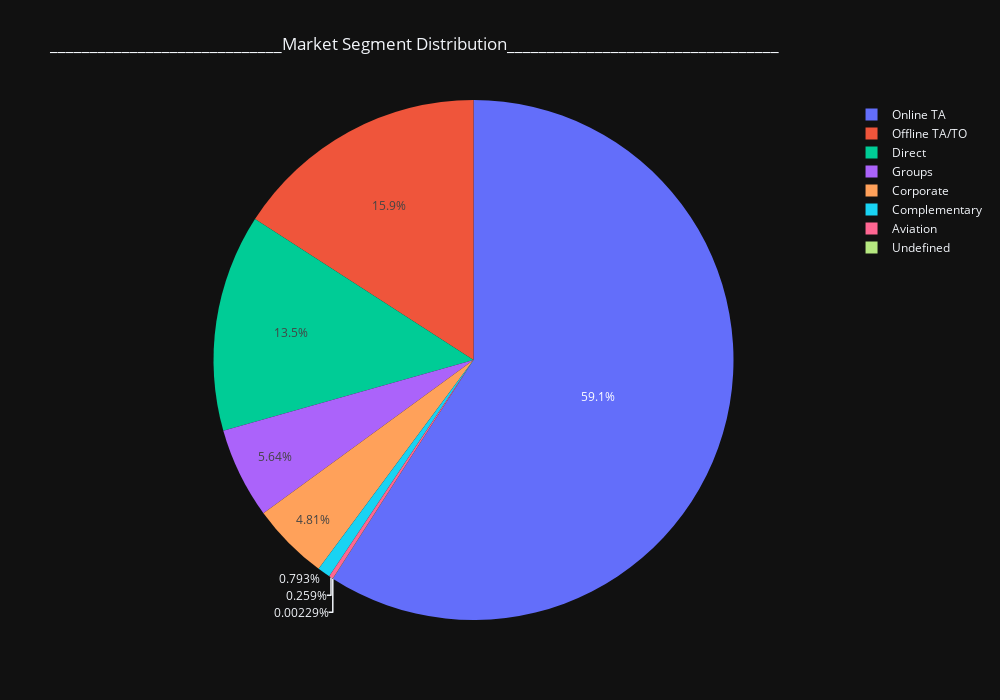

The notebook cell this image was saved under:
### Code cell
fig = px.pie(
    names=df['market_segment'],
    title="_____________________________Market Segment Distribution__________________________________",template='plotly_dark')
fig.update_layout(width=1000, height=700)
fig.show()

### Figure 1 — Plotly figure (JSON) as saved in the notebook; plotly's stock layout.template omitted (floating-point values rounded to 4 significant figures; data arrays with more than 128 entries replaced by an {"elided": "..."} marker saying what was removed)
{"data": [{"domain": {"x": [0, 1], "y": [0, 1]}, "hovertemplate": "label=%{label}<extra></extra>", "labels": {"elided": "87230 str values"}, "legendgroup": "", "name": "", "showlegend": true, "type": "pie"}], "layout": {"height": 700, "legend": {"tracegroupgap": 0}, "title": {"text": "_____________________________Market Segment Distribution__________________________________"}, "width": 1000}}
